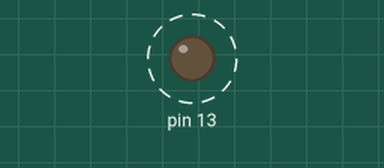
This sketch was run on a simulated Arduino Uno, built with avr-gcc and run on an emulated ATmega328P. Parts: output pins drawn as LEDs (lit = HIGH). Dashed ring = blinking.

Above: at 0.2 s.
Timing chart, 0 to 3.0 s (numbered marks = the images above):
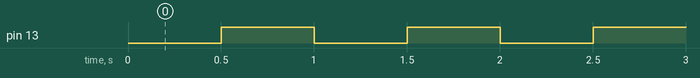

Measured:
- by itself, pin 13: alternates HIGH for 0.50 s and LOW for 0.50 s

The sketch:

TimerInterruptDemo.ino
```cpp
/**
 * @brief The purpose of this demo is to show how to toggle LED on pin 13 each second.
 * @author https://github.com/Undertone0809/arduino-uno-dev by zeeland
 * @createTime 2022/11/11 23:24:24
 * @File TimerInterruptDemo.ino
 */

#include <MsTimer2.h>

void flash() {
  static boolean output = HIGH;
  digitalWrite(13, output);
  output = !output;
}

void setup() {
  pinMode(13, OUTPUT);
  MsTimer2::set(500, flash); // 500ms period
  MsTimer2::start();  // enables the interrupt.
  // MsTimer2::stop();  // disables the interrupt.
}

void loop() {
}
```
